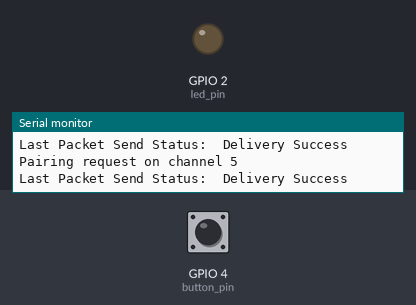
Bench run of a sketch on a simulated ESP32. Shown: output pins drawn as LEDs (lit = HIGH), the last lines printed to the serial monitor. Inputs (shaded band) come from the test bench; at power-on: GPIO 4 (button_pin) LOW.

Above: at 1.2 s.
1.3 s: GPIO 4 (button_pin) pulled HIGH for 0.15 s
At 2.3 s:
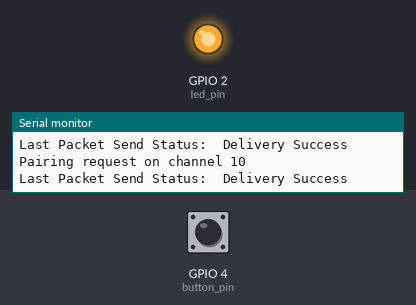
6.4 s: GPIO 4 (button_pin) pulled HIGH for 1 s
At 7.4 s:
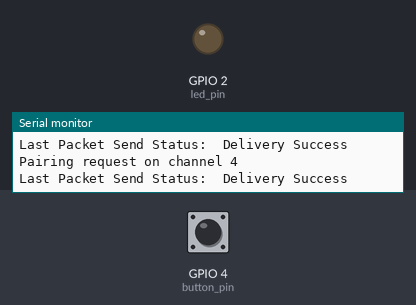
8.9 s: GPIO 4 (button_pin) pulled HIGH for 3.2 s
At 9.2 s:
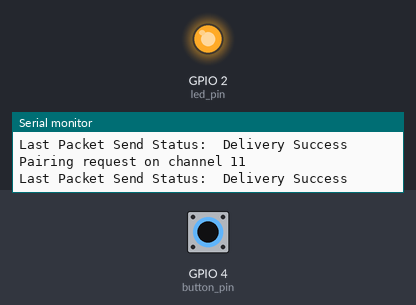
Timing chart, 0 to 11.9 s (numbered marks = the images above; inputs shaded):
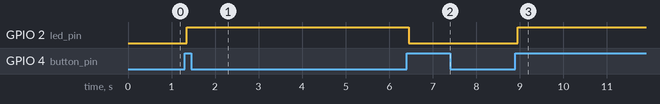

Measured:
- after the input at 1.3 s, GPIO 2 (led_pin): LOW → HIGH after 0.05 s
- after the input at 6.4 s, GPIO 2 (led_pin): HIGH → LOW after 0.05 s
- after the input at 8.9 s, GPIO 2 (led_pin): LOW → HIGH after 0.05 s

The sketch:

FoxHomeIot-ESP32-Sender-device-sensor.ino
```cpp
// ----------------------------------------------------------------------------
// firmware name: FoxHomeIoT-ESP32-Sender
// description: send ESP-NOW message to master and from master resend
//              message to mqtt
// © 2022 Jiří Kučera
// version: 1.0.0
// ----------------------------------------------------------------------------

// ----------------------------------------------------------------------------
// Libraries
// ----------------------------------------------------------------------------

#include <esp_now.h>
#include <esp_wifi.h>
#include <WiFi.h>
#include <EEPROM.h>
#include <Wire.h>
#include <Adafruit_Sensor.h>
#include <Adafruit_BME280.h>

// ----------------------------------------------------------------------------
// Definition of global constants
// ----------------------------------------------------------------------------

#define BOARD_ID 1
#define MAX_CHANNEL 13  // 11 for North America // 13 in Europe
//#define SLEEP_MODE // deep sleep enable
#define DEVICE // device enable

#define uS_TO_S_FACTOR 1000000ULL  /* Conversion factor for micro seconds to seconds */
#define TIME_TO_SLEEP  5           /* Time ESP32 will go to sleep (in seconds) */

// ----------------------------------------------------------------------------
// Definition of global variables
// ----------------------------------------------------------------------------

uint8_t serverAddress[] = {0xFF,0xFF,0xFF,0xFF,0xFF,0xFF};

//Structure to send data
//Must match the receiver structure
typedef struct struct_message {
  uint8_t msgType;
  uint8_t id;
  float temp;
  float hum;
  float pres;
  int   batt;
  unsigned int readingId;
} struct_message;

// new structure for pairing
typedef struct struct_pairing {
    uint8_t msgType;
    uint8_t id;
    uint8_t macAddr[6];
    uint8_t channel;
} struct_pairing;

// structure for COMMAND and state
typedef struct struct_command {
    uint8_t msgType;
    uint8_t id;
    int     command;
    int     state;
    //uint8_t device_id; mozna v budoucnu
} struct_command;

//Create 2 struct_message
struct_message myData;  // data to send
struct_message inData;  // data received
struct_pairing pairingData; // pairing
struct_command inCommandData; // command received
struct_command myCommandStateData; // state device data to send

enum PairingStatus {NOT_PAIRED, PAIR_REQUEST, PAIR_REQUESTED, PAIR_PAIRED,};
PairingStatus pairingStatus = NOT_PAIRED;

enum MessageType {PAIRING, DATA, COMMAND,};
MessageType messageType;

#ifdef SAVE_CHANNEL
  int lastChannel;
#endif
int channel = 1;

unsigned long currentMillis = millis();
unsigned long previousMillis = 0;   // Stores last time temperature was published
const long    interval = 10000;     // Interval at which to publish sensor readings
unsigned long start;                // used to measure Pairing time
unsigned int  readingId = 0;

#ifdef DEVICE
  int led_pin     = 2;
  int button_pin  = 4; //for button control

  // Variables will change:
  int ledState = LOW;          // the current state of the output pin
  int buttonState;             // the current reading from the input pin
  int lastButtonState = LOW;   // the previous reading from the input pin

  unsigned long lastDebounceTime = 0;  // the last time the output pin was toggled
  unsigned long debounceDelay = 50;    // the debounce time; increase if the output flickers
#endif

Adafruit_BME280 bme;

// ----------------------------------------------------------------------------
// ESP-NOW
// ----------------------------------------------------------------------------

void addPeer(const uint8_t * mac_addr, uint8_t chan){
  esp_now_peer_info_t peer;
  ESP_ERROR_CHECK(esp_wifi_set_channel(chan ,WIFI_SECOND_CHAN_NONE));
  esp_now_del_peer(mac_addr);
  memset(&peer, 0, sizeof(esp_now_peer_info_t));
  peer.channel = chan;
  peer.encrypt = false;
  memcpy(peer.peer_addr, mac_addr, sizeof(uint8_t[6]));
  if (esp_now_add_peer(&peer) != ESP_OK){
    Serial.println("Failed to add peer");
    return;
  }
  memcpy(serverAddress, mac_addr, sizeof(uint8_t[6]));
}

void printMAC(const uint8_t * mac_addr){
  char macStr[18];
  snprintf(macStr, sizeof(macStr), "%02x:%02x:%02x:%02x:%02x:%02x",
           mac_addr[0], mac_addr[1], mac_addr[2], mac_addr[3], mac_addr[4], mac_addr[5]);
  Serial.print(macStr);
}

void OnDataSent(const uint8_t *mac_addr, esp_now_send_status_t status) {
  Serial.print("\r\nLast Packet Send Status:\t");
  Serial.println(status == ESP_NOW_SEND_SUCCESS ? "Delivery Success" : "Delivery Fail");
}

void OnDataRecv(const uint8_t * mac_addr, const uint8_t *incomingData, int len) {
  Serial.print("Packet received from: ");
  printMAC(mac_addr);
  Serial.println();
  Serial.print("data size = ");
  Serial.println(sizeof(incomingData));
  uint8_t type = incomingData[0];
  switch (type) {
  case DATA :      // we received data from server
    memcpy(&inData, incomingData, sizeof(inData));
    Serial.print("ID  = ");
    Serial.println(inData.id);
    Serial.print("Setpoint temp = ");
    Serial.println(inData.temp);
    Serial.print("SetPoint humidity = ");
    Serial.println(inData.hum);
    Serial.print("reading Id  = ");
    Serial.println(inData.readingId);

    if (inData.readingId % 2 == 1){
      digitalWrite(LED_BUILTIN, LOW);
    } else {
      digitalWrite(LED_BUILTIN, HIGH);
    }
    break;

  case PAIRING:    // we received pairing data from server
    memcpy(&pairingData, incomingData, sizeof(pairingData));
    if (pairingData.id == 0) {              // the message comes from server
      printMAC(mac_addr);
      Serial.print("Pairing done for ");
      printMAC(pairingData.macAddr);
      Serial.print(" on channel " );
      Serial.print(pairingData.channel);    // channel used by the server
      Serial.print(" in ");
      Serial.print(millis()-start);
      Serial.println("ms");
      addPeer(pairingData.macAddr, pairingData.channel); // add the server  to the peer list
      #ifdef SAVE_CHANNEL
        lastChannel = pairingData.channel;
        EEPROM.write(0, pairingData.channel);
        EEPROM.commit();
      #endif
      pairingStatus = PAIR_PAIRED;             // set the pairing status
    }
    break;

  case COMMAND:     // we received command data from server
    memcpy(&inCommandData, incomingData, sizeof(inCommandData));
    if (inCommandData.id == BOARD_ID) {
      Serial.println("Command data receive" + inCommandData.command);
      SetCommandSendState(inCommandData.command);
    }
    break;
  }
}

PairingStatus autoPairing(){
  switch(pairingStatus) {
    case PAIR_REQUEST:
    Serial.print("Pairing request on channel "  );
    Serial.println(channel);

    // set WiFi channel
    ESP_ERROR_CHECK(esp_wifi_set_channel(channel,  WIFI_SECOND_CHAN_NONE));
    if (esp_now_init() != ESP_OK) {
      Serial.println("Error initializing ESP-NOW");
    }

    // set callback routines
    esp_now_register_send_cb(OnDataSent);
    esp_now_register_recv_cb(OnDataRecv);

    // set pairing data to send to the server
    pairingData.msgType = PAIRING;
    pairingData.id = BOARD_ID;
    pairingData.channel = channel;

    // add peer and send request
    addPeer(serverAddress, channel);
    esp_now_send(serverAddress, (uint8_t *) &pairingData, sizeof(pairingData));
    previousMillis = millis();
    pairingStatus = PAIR_REQUESTED;
    break;

    case PAIR_REQUESTED:
    // time out to allow receiving response from server
    currentMillis = millis();
    if(currentMillis - previousMillis > 250) {
      previousMillis = currentMillis;
      // time out expired,  try next channel
      channel ++;
      if (channel > MAX_CHANNEL){
         channel = 1;
      }
      pairingStatus = PAIR_REQUEST;
    }
    break;

    case PAIR_PAIRED:
      // nothing to do here
    break;
  }
  return pairingStatus;
}

// ----------------------------------------------------------------------------
// setup
// ----------------------------------------------------------------------------

void setup() {
  Serial.begin(115200);
  Serial.println();
  pinMode(LED_BUILTIN, OUTPUT);

  Serial.println(F("BME280 test"));

  bool status;
  status = bme.begin(0x76);
  if (!status) {
    Serial.println("Could not find a valid BME280 sensor, check wiring!");
    while (1);
  }

  Serial.print("Client Board MAC Address:  ");
  Serial.println(WiFi.macAddress());
  WiFi.mode(WIFI_STA);
  WiFi.disconnect();
  start = millis();

  #ifdef SAVE_CHANNEL
    EEPROM.begin(10);
    lastChannel = EEPROM.read(0);
    Serial.println(lastChannel);
    if (lastChannel >= 1 && lastChannel <= MAX_CHANNEL) {
      channel = lastChannel;
    }
    Serial.println(channel);
  #endif

  #ifdef SLEEP_MODE
    esp_sleep_enable_timer_wakeup(TIME_TO_SLEEP * uS_TO_S_FACTOR);
    Serial.println("Setup ESP32 to sleep for every " + String(TIME_TO_SLEEP) + " Seconds");
  #endif

  pairingStatus = PAIR_REQUEST;

  //device pinmode
  #ifdef DEVICE
    Serial.println("Setup device");
    pinMode(led_pin, OUTPUT);
    digitalWrite(led_pin, LOW);
    pinMode(button_pin, INPUT);
  #endif
}

// ----------------------------------------------------------------------------
// loop
// ----------------------------------------------------------------------------

void loop() {
  if (autoPairing() == PAIR_PAIRED) {
    #ifdef SLEEP_MODE
      ReadAndSendDataSensors();
      Serial.println("I'm awake, but I'm going into deep sleep mode for " + String(TIME_TO_SLEEP) + " Seconds");
      Serial.flush();
      esp_deep_sleep_start();
    #else
      unsigned long currentMillis = millis();
      if (currentMillis - previousMillis >= interval) {
        // Save the last time a new reading was published
        previousMillis = currentMillis;
        ReadAndSendDataSensors();
      }
    #endif
  }

  // Send command from button
  #ifdef DEVICE
    int reading = digitalRead(button_pin);

    if (reading != lastButtonState) {
      lastDebounceTime = millis(); // reset the debouncing timer
    }

    if ((millis() - lastDebounceTime) > debounceDelay) {
      // whatever the reading is at, it's been there for longer than the debounce
      // delay, so take it as the actual current state:

      // if the button state has changed:
      if (reading != buttonState) {
        buttonState = reading;

        // only toggle the LED if the new button state is HIGH
        if (buttonState == HIGH) {
          ledState = !ledState;

          // send esp-now
          myCommandStateData.id      = BOARD_ID;
          myCommandStateData.msgType = COMMAND;
          myCommandStateData.state   = ledState;
          esp_err_t result  = esp_now_send(serverAddress, (uint8_t *) &myCommandStateData, sizeof(myCommandStateData));
        }
      }
    }

    // set the LED:
    digitalWrite(led_pin, ledState);

    // save the reading. Next time through the loop, it'll be the lastButtonState:
    lastButtonState = reading;

  #endif
}

// ----------------------------------------------------------------------------
// ReadAndSendDataSensors
// ----------------------------------------------------------------------------

void ReadAndSendDataSensors () {
  Serial.println("Reading sensors and send");
  //Set values to send
  myData.msgType    = DATA;
  myData.id         = BOARD_ID;
  myData.temp       = bme.readTemperature();
  myData.hum        = bme.readHumidity();
  myData.pres       = bme.readPressure() / 100.0F;
  myData.batt       = 0;
  myData.readingId  = readingId++;

  // Send message via ESP-NOW to all peers
  esp_err_t result  = esp_now_send(serverAddress, (uint8_t *) &myData, sizeof(myData));
}

// ----------------------------------------------------------------------------
// SetCommandSendState
// ----------------------------------------------------------------------------

void SetCommandSendState (int cmd) {
  #ifdef DEVICE
    if (cmd == 1) {
      Serial.println("device on");
      ledState = HIGH;
      digitalWrite(led_pin, ledState);
    } else {
      Serial.println("device off");
      ledState = LOW;
      digitalWrite(led_pin, ledState);

    }
    myCommandStateData.id       = BOARD_ID;
    myCommandStateData.msgType  = COMMAND;
    myCommandStateData.state    = ledState;

    esp_err_t result  = esp_now_send(serverAddress, (uint8_t *) &myCommandStateData, sizeof(myCommandStateData));
  #else
    Serial.println("device not exists");
    myCommandStateData.id       = BOARD_ID;
    myCommandStateData.msgType  = COMMAND;
    myCommandStateData.state    = 99;

    esp_err_t result  = esp_now_send(serverAddress, (uint8_t *) &myCommandStateData, sizeof(myCommandStateData));
  #endif
}
```
